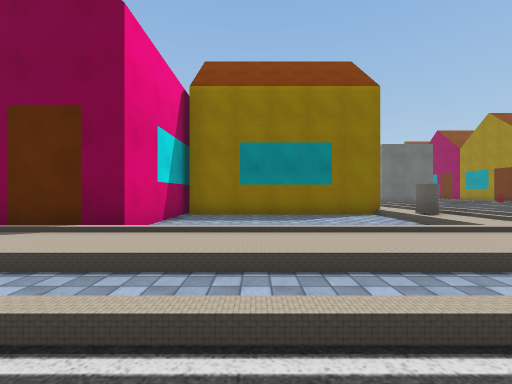
[1] (above)

24 first-person views from a walk through a 3-D level made in the Unity game engine. The camera is 1.2 m above the floor, looks level and sees 90° across. The floor is counted in squares, 2 m on a side. Each view is taken from the middle of a square. On the plan, view 1 faces up. The plan holds only what a view shows up to about 9 squares ahead; the rest is blank. The place goes on beyond the plan. Some surface patterns are stand-ins.

[2]
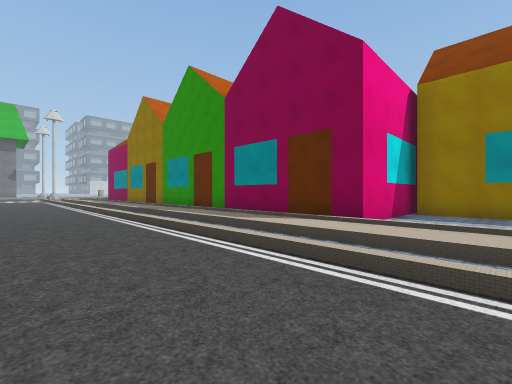

[3]
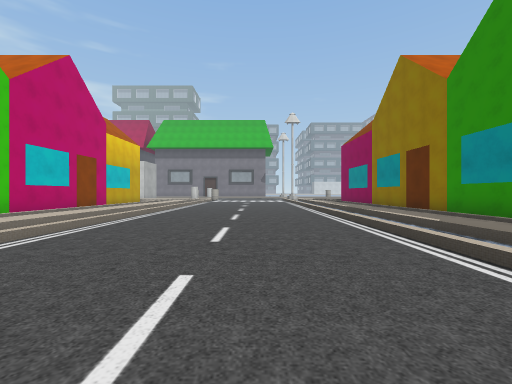

[4]
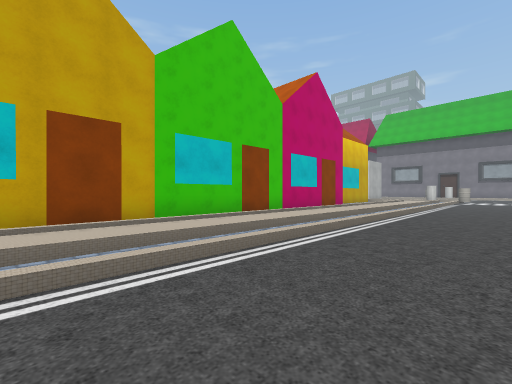

[5]
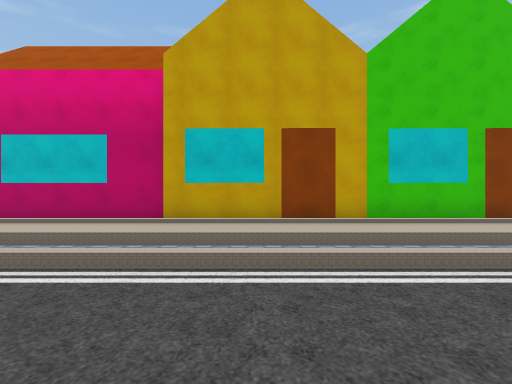

[6]
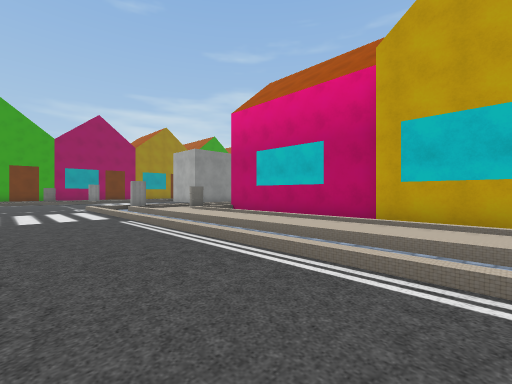

[7]
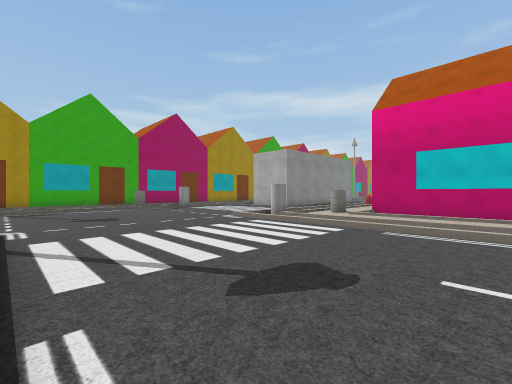

[8]
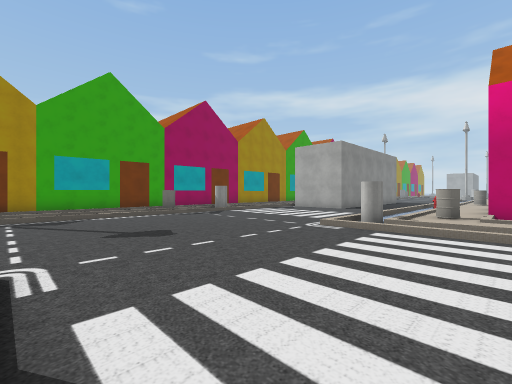

[9]
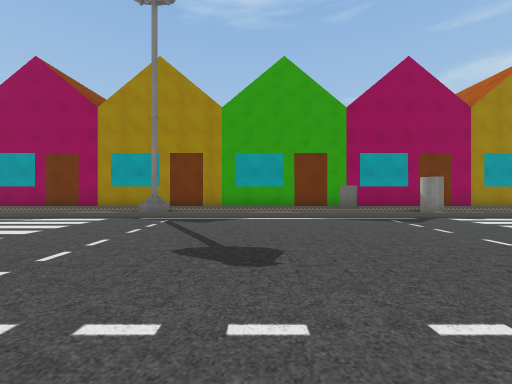

[10]
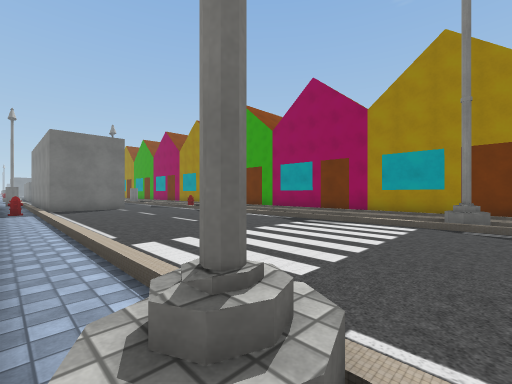

[11]
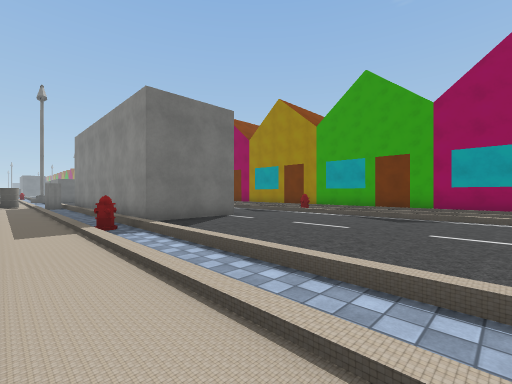

[12]
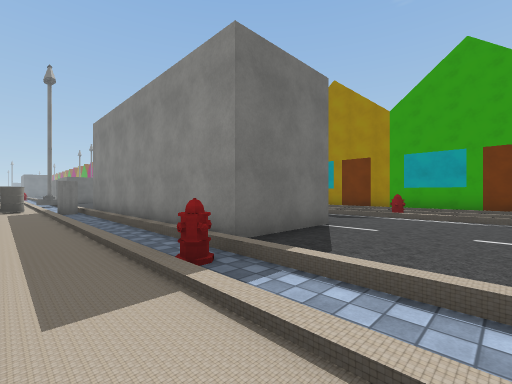

[13]
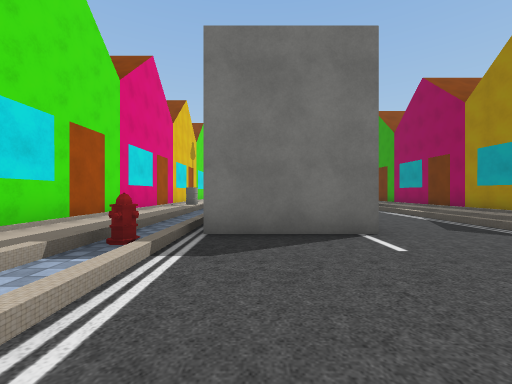

[14]
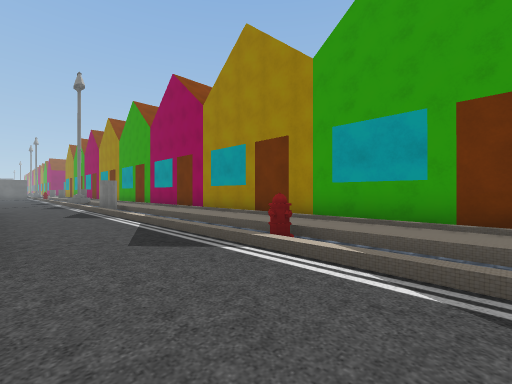

[15]
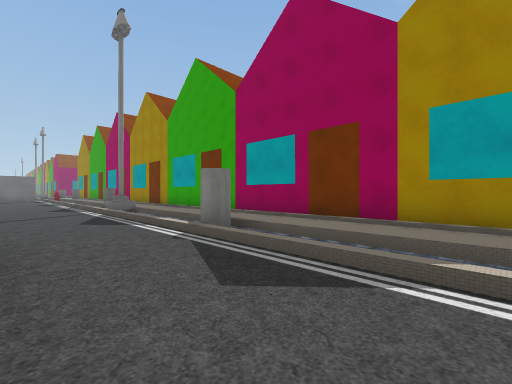

[16]
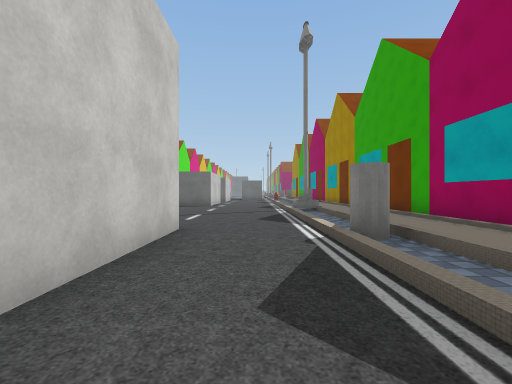

[17]
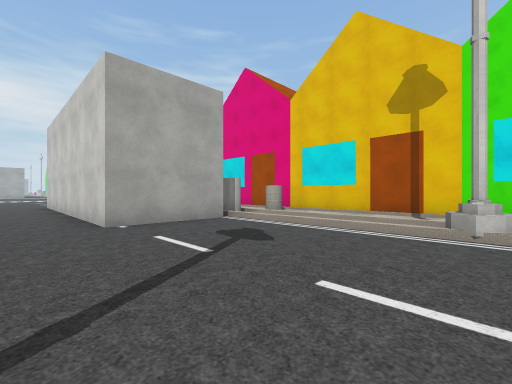

[18]
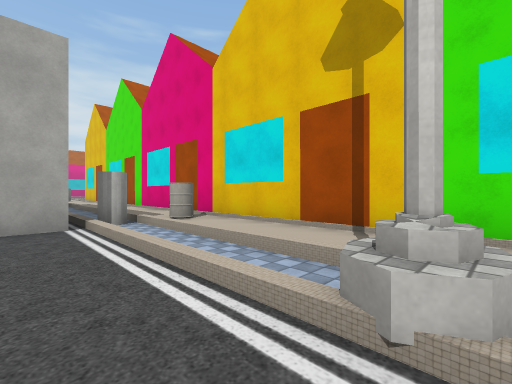

[19]
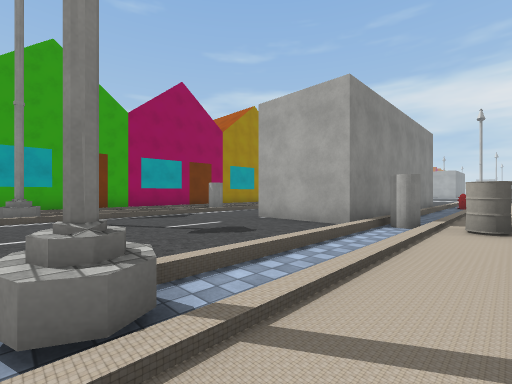

[20]
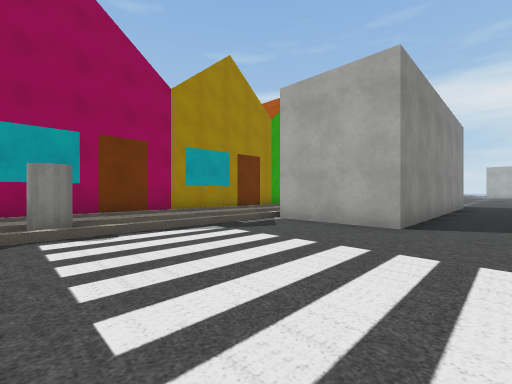

[21]
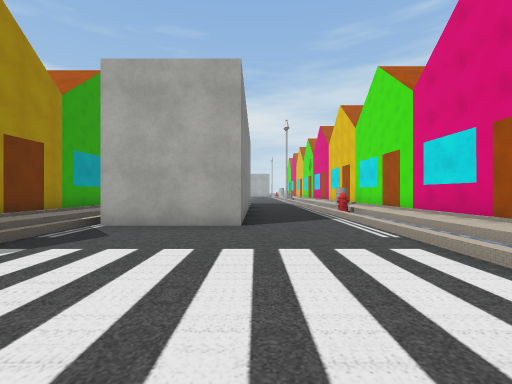

[22]
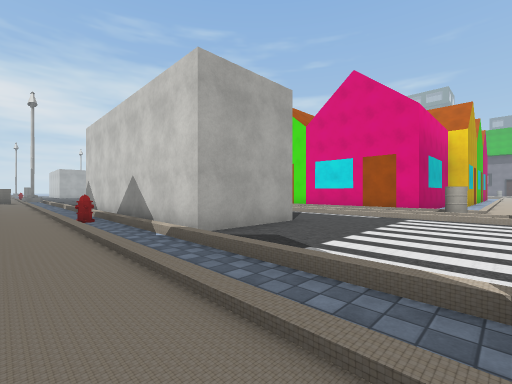

[23]
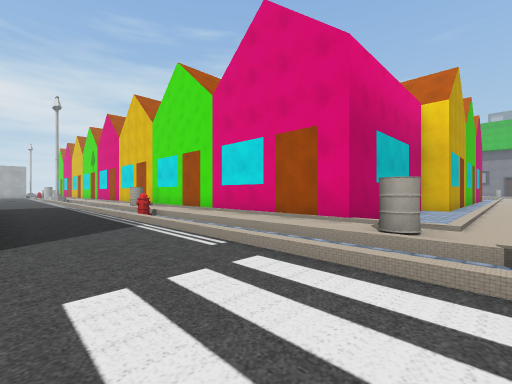

[24]
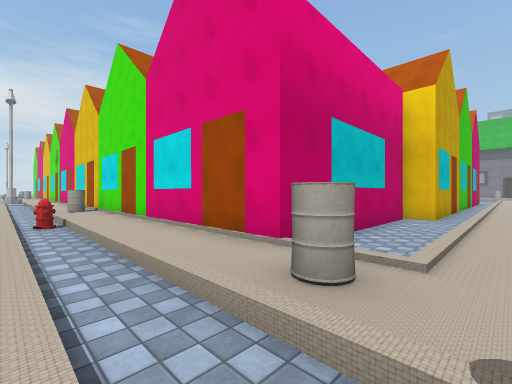

### Floor plan
Key: @ floor where view 1 was taken; # wall or solid block; x gap in a wall; . main floor; : floor 0.25 m higher than the main floor; / step, stairs or slope; = window, fence, low wall or low ledge; H house; C cylinder; Y hydrant; O other object.
Columns run from 14 left of view 1 to 14 right of it. Each row starts with its distance up from view 1.
 25                  H.=#.....#.#
 24                  H.::.......#
 23                  #.::.......#
 22                  #.::.......H
 21                  #.::.......H
 20                  #O::##.....H
 19                  #.C:##...C.H
 18                  #.::##.....H
 17                  #.::##.....H
 16                  H.::##.....#
 15                  #.::##.....#
 14                  #.::##.....#
 13                  #.::##.....#
 12                   .Y:.....Y.#
 11                  H.::.......#
 10                   .::.......#
  9                   .::.......H
  8                   .::.......H
  7             ######.::...... H
  6             #.....O::...... H
  5             #......::.......H
  4  ##HHHHH#####......::.......#
  3  ................. ::.......H
  2   :::::::::::::::  #/.....#.H
  1  ::::::::::::::::::::.......H
  0  .............@.............#
 -1  ...........................#
 -2 ........................... #
 -3 ........................... #
 -4 ...........................OH
 -5  ...................:.......#
 -6  ..................C:.....C.#
 -7    ...............O::.......#
 -8    H #######H####H.::.......H
 -9                 ##.::.......H
-10                  #.::..##...H
-11                  #.::..##...H
-12                  H.::..##...H
-13 HHH              H.Y:..##xY.#
-14                  H.::..##...H
-15                  H.::..##...H

Positions as (right, up) in squares from view 1, and headings:
1: (0, 0), facing up
2: (0, -1), facing up-left
3: (-4, -1), facing left
4: (-4, -2), facing down-left
5: (-4, -2), facing down
6: (-4, -2), facing down-right
7: (0, 1), facing down-right
8: (3, 1), facing down-right
9: (5, -1), facing right
10: (5, 1), facing up-right
11: (4, 7), facing up-right
12: (4, 10), facing up-right
13: (7, 9), facing up
14: (9, 10), facing up-right
15: (9, 16), facing up-right
16: (10, 16), facing up
17: (10, 25), facing down-left
18: (7, 25), facing down-left
19: (4, 25), facing down-right
20: (7, -5), facing down-right
21: (8, -5), facing down
22: (13, -6), facing down-left
23: (8, -6), facing down-left
24: (6, -6), facing down-left
